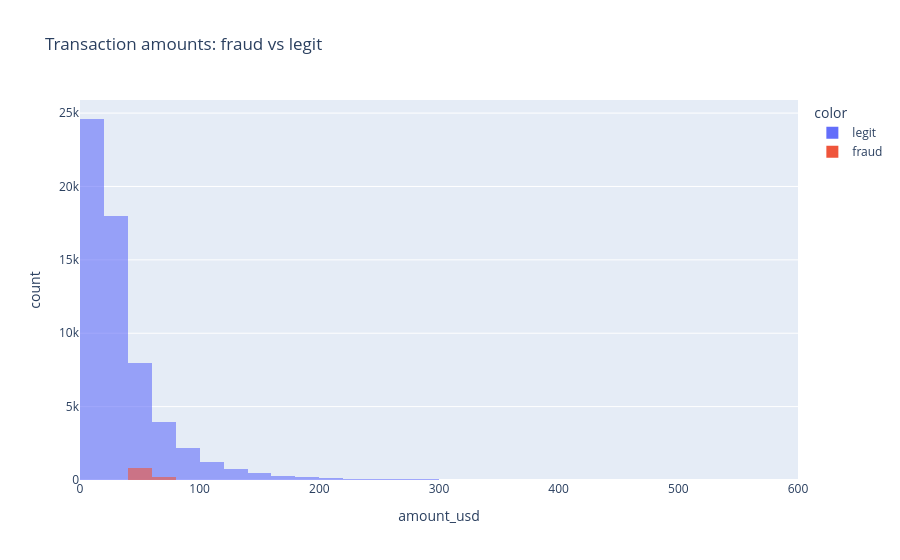

The notebook cell saved with this chart:
### Code cell
fig = px.histogram(txns, x='amount_usd',
                   color=txns['is_fraud_txn'].map({0: 'legit', 1: 'fraud'}),
                   nbins=60, range_x=[0, 600], barmode='overlay', opacity=0.6,
                   title='Transaction amounts: fraud vs legit')
fig.show()

### Figure 1 — Plotly figure (JSON) as saved in the notebook; plotly's stock layout.template omitted (floating-point values rounded to 4 significant figures; data arrays with more than 128 entries replaced by an {"elided": "..."} marker saying what was removed)
{"data": [{"bingroup": "x", "hovertemplate": "color=legit<br>amount_usd=%{x}<br>count=%{y}<extra></extra>", "legendgroup": "legit", "marker": {"color": "#636efa", "opacity": 0.6, "pattern": {"shape": ""}}, "name": "legit", "nbinsx": 60, "orientation": "v", "showlegend": true, "type": "histogram", "x": {"elided": "60322 float values"}, "xaxis": "x", "yaxis": "y"}, {"bingroup": "x", "hovertemplate": "color=fraud<br>amount_usd=%{x}<br>count=%{y}<extra></extra>", "legendgroup": "fraud", "marker": {"color": "#EF553B", "opacity": 0.6, "pattern": {"shape": ""}}, "name": "fraud", "nbinsx": 60, "orientation": "v", "showlegend": true, "type": "histogram", "x": {"elided": "1238 float values"}, "xaxis": "x", "yaxis": "y"}], "layout": {"barmode": "overlay", "legend": {"title": {"text": "color"}, "tracegroupgap": 0}, "title": {"text": "Transaction amounts: fraud vs legit"}, "xaxis": {"anchor": "y", "domain": [0.0, 1.0], "range": [0, 600], "title": {"text": "amount_usd"}}, "yaxis": {"anchor": "x", "domain": [0.0, 1.0], "title": {"text": "count"}}}}
